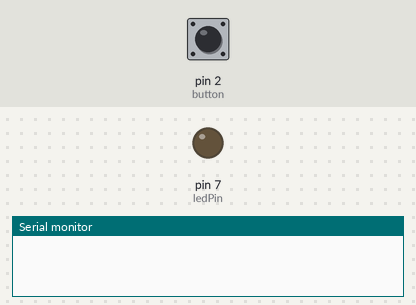
Recording of a sketch running on a simulated Arduino Uno, built with avr-gcc and run on an emulated ATmega328P. Shown: output pins drawn as LEDs (lit = HIGH), the last lines printed to the serial monitor. Inputs (shaded band) come from the test bench; at power-on: pin 2 (button) HIGH. No radio packets arrive unless stated.

Above: at 1.2 s.
1.3 s: pin 2 (button) pulled LOW for 0.15 s
At 1.46 s:
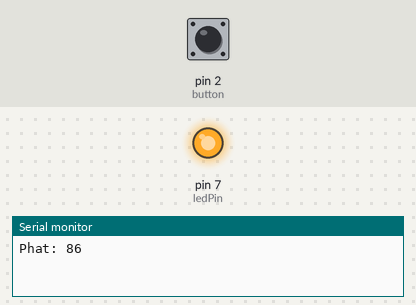
3.0 s: pin 2 (button) pulled LOW for 3.2 s
At 6.9 s:
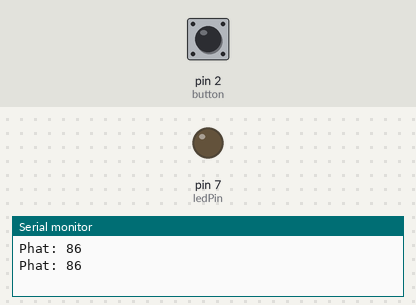
Timing chart, 0 to 8.4 s (numbered marks = the images above; inputs shaded):
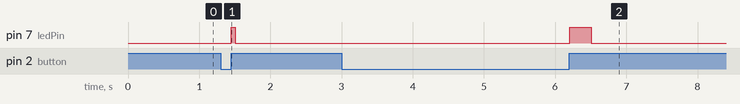

Measured:
- after the input at 1.3 s, pin 7 (ledPin): LOW → HIGH after 0.15 s, → LOW 0.05 s later
- after the input at 3.0 s, pin 7 (ledPin): LOW → HIGH after 3.2 s, → LOW 0.30 s later

The sketch:

phat.ino
```cpp
#include <SPI.h>
#include <nRF24L01.h>
#include <RF24.h>

RF24 radio(9, 8);  // CE, CSN
const byte address[6] = "00001";
int msg[3];

int ledPin = 7;
int button = 2;

void send() {
  int value = 86;
  msg[0] = value;
  radio.write(&value, sizeof(value));
  Serial.print("Phat: ");
  Serial.println(*msg);
  digitalWrite(ledPin, HIGH);
  delay(1000);
}

void setup()
{
  Serial.begin(9600);
  radio.begin();
  radio.openWritingPipe(address);
  radio.stopListening();
  pinMode(ledPin, OUTPUT);
  pinMode(button, INPUT_PULLUP);
  attachInterrupt(0, send, RISING);
  digitalWrite(ledPin, LOW);
}
void loop()
{
  digitalWrite(ledPin, LOW);
  delay(500);
}
```
